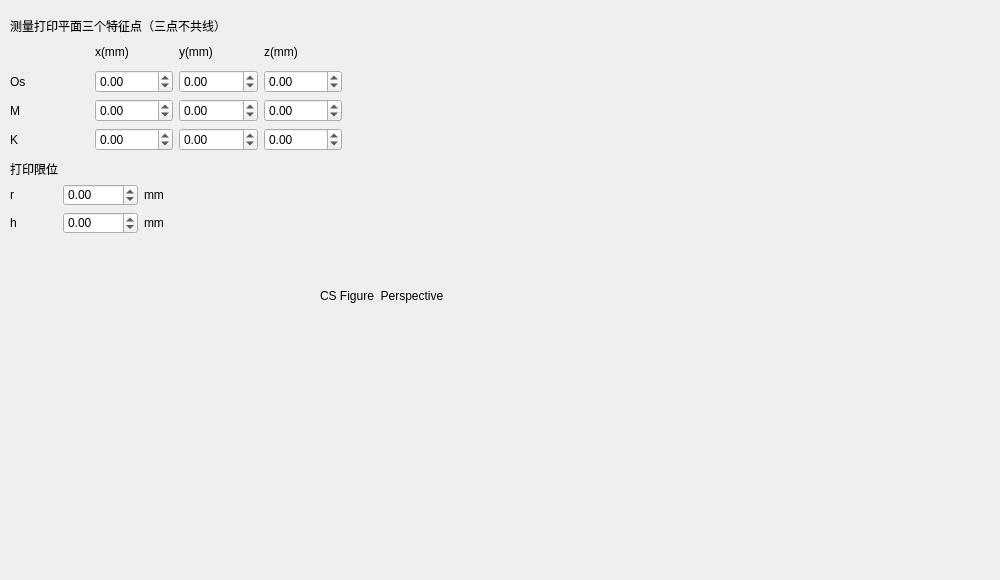
      <widget class="QWidget" name="tab_9">
       <attribute name="title">
        <string>位置参数</string>
       </attribute>
       <widget class="QWidget" name="layoutWidget">
        <property name="geometry">
         <rect>
          <x>10</x>
          <y>160</y>
          <width>181</width>
          <height>74</height>
         </rect>
        </property>
        <layout class="QGridLayout" name="gridLayout_19">
         <item row="0" column="0" colspan="2">
          <widget class="QLabel" name="label_122">
           <property name="text">
            <string>打印限位</string>
           </property>
          </widget>
         </item>
         <item row="1" column="0">
          <widget class="QLabel" name="label_125">
           <property name="text">
            <string>r</string>
           </property>
          </widget>
         </item>
         <item row="1" column="2">
          <widget class="QLabel" name="label_126">
           <property name="text">
            <string>mm</string>
           </property>
          </widget>
         </item>
         <item row="2" column="0">
          <widget class="QLabel" name="label_127">
           <property name="text">
            <string>h</string>
           </property>
          </widget>
         </item>
         <item row="2" column="2">
          <widget class="QLabel" name="label_128">
           <property name="text">
            <string>mm</string>
           </property>
          </widget>
         </item>
         <item row="2" column="1">
          <widget class="QDoubleSpinBox" name="ds_print_h">
           <property name="minimum">
            <double>-5000.000000000000000</double>
           </property>
           <property name="maximum">
            <double>5000.000000000000000</double>
           </property>
           <property name="singleStep">
            <double>0.100000000000000</double>
           </property>
          </widget>
         </item>
         <item row="1" column="1">
          <widget class="QDoubleSpinBox" name="ds_print_r">
           <property name="minimum">
            <double>-5000.000000000000000</double>
           </property>
           <property name="maximum">
            <double>5000.000000000000000</double>
           </property>
           <property name="singleStep">
            <double>0.100000000000000</double>
           </property>
          </widget>
         </item>
        </layout>
       </widget>
       <widget class="QLabel" name="label_129">
        <property name="geometry">
         <rect>
          <x>10</x>
          <y>10</y>
          <width>271</width>
          <height>31</height>
         </rect>
        </property>
        <property name="text">
         <string>测量打印平面三个特征点（三点不共线）</string>
        </property>
       </widget>
       <widget class="QLabel" name="ql_cs_figure_perspective">
        <property name="geometry">
         <rect>
          <x>320</x>
          <y>20</y>
          <width>671</width>
          <height>551</height>
         </rect>
        </property>
        <property name="text">
         <string>CS Figure  Perspective</string>
        </property>
       </widget>
       <widget class="QWidget" name="layoutWidget">
        <property name="geometry">
         <rect>
          <x>10</x>
          <y>40</y>
          <width>332</width>
          <height>111</height>
         </rect>
        </property>
        <layout class="QGridLayout" name="gridLayout_31">
         <item row="1" column="2">
          <widget class="QDoubleSpinBox" name="ds_print_os_y">
           <property name="minimum">
            <double>-5000.000000000000000</double>
           </property>
           <property name="maximum">
            <double>5000.000000000000000</double>
           </property>
           <property name="singleStep">
            <double>0.100000000000000</double>
           </property>
          </widget>
         </item>
         <item row="1" column="0">
          <widget class="QLabel" name="label_130">
           <property name="text">
            <string>Os</string>
           </property>
          </widget>
         </item>
         <item row="1" column="1">
          <widget class="QDoubleSpinBox" name="ds_print_os_x">
           <property name="minimum">
            <double>-5000.000000000000000</double>
           </property>
           <property name="maximum">
            <double>5000.000000000000000</double>
           </property>
           <property name="singleStep">
            <double>0.100000000000000</double>
           </property>
          </widget>
         </item>
         <item row="2" column="0">
          <widget class="QLabel" name="label_150">
           <property name="text">
            <string>M</string>
           </property>
          </widget>
         </item>
         <item row="2" column="1">
          <widget class="QDoubleSpinBox" name="ds_print_m_x">
           <property name="minimum">
            <double>-5000.000000000000000</double>
           </property>
           <property name="maximum">
            <double>5000.000000000000000</double>
           </property>
           <property name="singleStep">
            <double>0.100000000000000</double>
           </property>
          </widget>
         </item>
         <item row="2" column="2">
          <widget class="QDoubleSpinBox" name="ds_print_m_y">
           <property name="minimum">
            <double>-5000.000000000000000</double>
           </property>
           <property name="maximum">
            <double>5000.000000000000000</double>
           </property>
           <property name="singleStep">
            <double>0.100000000000000</double>
           </property>
          </widget>
         </item>
         <item row="3" column="0">
          <widget class="QLabel" name="label_151">
           <property name="text">
            <string>K</string>
           </property>
          </widget>
         </item>
         <item row="3" column="2">
          <widget class="QDoubleSpinBox" name="ds_print_k_y">
           <property name="minimum">
            <double>-5000.000000000000000</double>
           </property>
           <property name="maximum">
            <double>5000.000000000000000</double>
           </property>
           <property name="singleStep">
            <double>0.100000000000000</double>
           </property>
          </widget>
         </item>
         <item row="2" column="3">
          <widget class="QDoubleSpinBox" name="ds_print_m_z">
           <property name="minimum">
            <double>-5000.000000000000000</double>
           </property>
           <property name="maximum">
            <double>5000.000000000000000</double>
           </property>
           <property name="singleStep">
            <double>0.100000000000000</double>
           </property>
          </widget>
         </item>
         <item row="3" column="1">
          <widget class="QDoubleSpinBox" name="ds_print_k_x">
           <property name="minimum">
            <double>-5000.000000000000000</double>
           </property>
           <property name="maximum">
            <double>5000.000000000000000</double>
           </property>
           <property name="singleStep">
            <double>0.100000000000000</double>
           </property>
          </widget>
         </item>
         <item row="1" column="3">
          <widget class="QDoubleSpinBox" name="ds_print_os_z">
           <property name="minimum">
            <double>-5000.000000000000000</double>
           </property>
           <property name="maximum">
            <double>5000.000000000000000</double>
           </property>
           <property name="singleStep">
            <double>0.100000000000000</double>
           </property>
          </widget>
         </item>
         <item row="3" column="3">
          <widget class="QDoubleSpinBox" name="ds_print_k_z">
           <property name="minimum">
            <double>-5000.000000000000000</double>
           </property>
           <property name="maximum">
            <double>5000.000000000000000</double>
           </property>
           <property name="singleStep">
            <double>0.100000000000000</double>
           </property>
          </widget>
         </item>
         <item row="0" column="1">
          <widget class="QLabel" name="label_152">
           <property name="text">
            <string>x(mm)</string>
           </property>
          </widget>
         </item>
         <item row="0" column="2">
          <widget class="QLabel" name="label_153">
           <property name="text">
            <string>y(mm)</string>
           </property>
          </widget>
         </item>
         <item row="0" column="3">
          <widget class="QLabel" name="label_154">
           <property name="text">
            <string>z(mm)</string>
           </property>
          </widget>
         </item>
        </layout>
       </widget>
      </widget>
